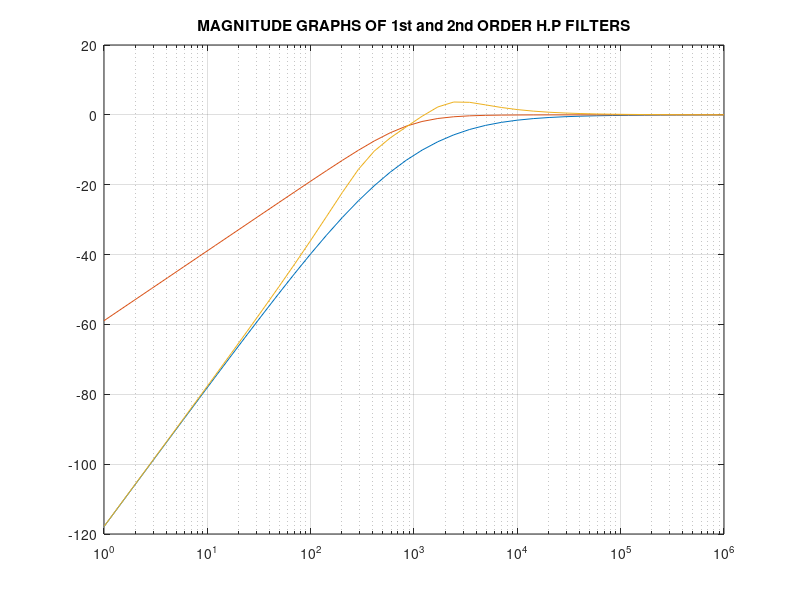

MATLAB code to generate this figure:
clf
f= logspace(0, 6, 40);
Magnitude= 20*log10(1./sqrt((1+(5555./(2*pi*f))).^4 + 2*(5555./(2*pi*f)).^2));
Magnitude2= 20*log10(1./sqrt(1+((5555)./(2*pi*f)).^2));
Magnitude3= 20*log10(1./sqrt((1-(5555./(2*pi*f))).^4 + 2*(5555./(2*pi*f)).^2));
semilogx(f, Magnitude, f, Magnitude2, f, Magnitude3); grid
title('MAGNITUDE GRAPHS OF 1st and 2nd ORDER H.P FILTERS')
